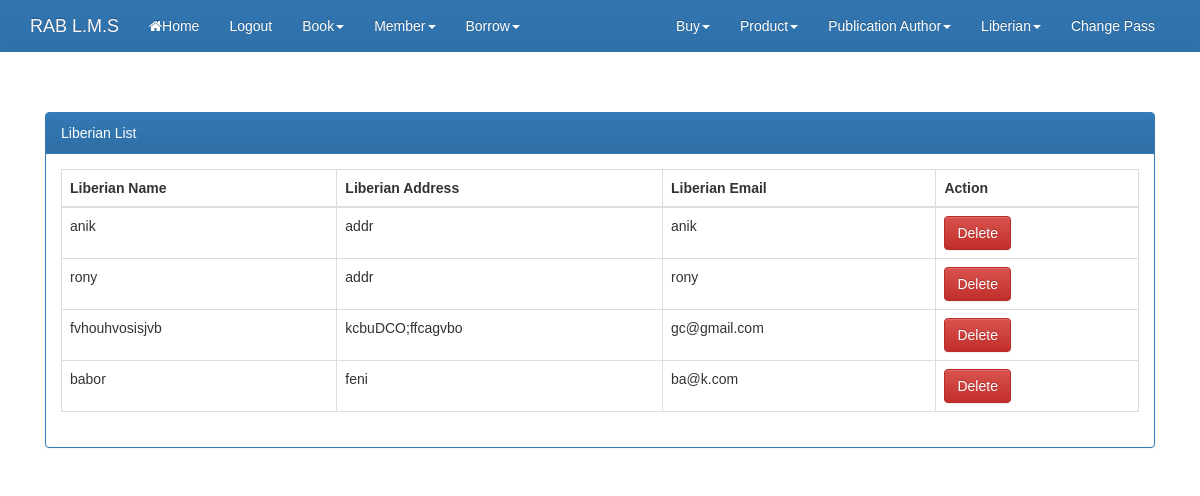
Screenshot of /liberianlist.php (signed in) with the database file from the repository.
### tables this page shows
CREATE TABLE IF NOT EXISTS `liberian` (
  `liberian_id` int(11) NOT NULL AUTO_INCREMENT,
  `liberian_name` varchar(60) NOT NULL,
  `l_password` varchar(300) NOT NULL,
  `l_address` varchar(500) NOT NULL,
  `l_email` varchar(50) NOT NULL,
  `u_type` int(11) NOT NULL,
  PRIMARY KEY (`liberian_id`),
  UNIQUE KEY `l_email` (`l_email`)
);

### liberianlist.php (the view, shortened to what this page needs)
<?php
  require_once('db.php');
  $lib = "select * from liberian where u_type='2'";
  $lr = $con->query($lib);
?>
<!DOCTYPE html>
<html lang="en">
  <head>
    <link rel="stylesheet" href="css/font-awesome.min.css">
    <link rel="stylesheet" href="css/w3.css">
    <link rel="stylesheet" href="css/bootstrap.min.css">
    <link rel="stylesheet" href="css/bootstrap-theme.min.css">
    <link rel="stylesheet" href="css/style.css">
  </head>
<body>
<?php require_once('navbar.php'); ?>
<div class="container">
   <div class="col-md-12" style="margin-top:40px">
      <div class="panel panel-primary">
      <div class="panel-heading">Liberian List</div>
       <div class="panel-body">
  <table class="table table-bordered">
    <thead>
      <tr>
        <th>Liberian Name</th>
        <th>Liberian Address</th>
		<th>Liberian Email</th>
		<th>Action</th>
      </tr>
    </thead>
    <tbody>
	<?php while($rs=$lr->fetch_object()):?>
      <tr>
        <td><?php echo $rs->liberian_name;?></td>
        <td><?php echo $rs->l_address ;?></td>
        <td><?php echo $rs->l_email ;?></td>
		<td>
            <a href="del_lib.php?l_id=<?php echo $rs->liberian_id;  ?>" ><button type="button" class="btn btn-danger" name="del">Delete</button></a>
		</td>
      </tr>
	  <?php endwhile;?>
    </tbody>
  </table>
</div>
</div>
</div>
</div>
</body>
</html>

### css/w3.css (style rules this page uses)
* { -webkit-box-sizing:border-box;-moz-box-sizing:border-box;box-sizing:border-box }
html { -ms-text-size-adjust:100%;-webkit-text-size-adjust:100% }
body { margin:0 }
a { -webkit-tap-highlight-color:transparent;background-color:transparent }
button,input,optgroup,select,textarea { color:inherit;font:inherit;margin:0 }
button { overflow:visible }
button,select { text-transform:none }
button,html input[type=button],input[type=reset],input[type=submit] { -webkit-appearance:button;cursor:pointer }
html,body { font-family:Verdana,sans-serif;font-size:15px;line-height:1.5 }
a { color:inherit }
table { border-collapse:collapse;border-spacing:0;width:100%;display:table }
table,th,td { border:none }

### css/style.css (style rules this page uses)
body { font-family: Arial, Helvetica, sans-serif; }
td { font-family: Arial, Helvetica, sans-serif; }
th { font-family: Arial, Helvetica, sans-serif; }
.table { border: 1px solid #dddddd; }

### rows the page displays
liberian: liberian_name "anik", l_address "addr", l_email "anik"
liberian: liberian_name "rony", l_address "addr", l_email "rony"
liberian: liberian_name "fvhouhvosisjvb", l_address "kcbuDCO;ffcagvbo", l_email "gc@gmail.com"
liberian: liberian_name "babor", l_address "feni", l_email "ba@k.com"
